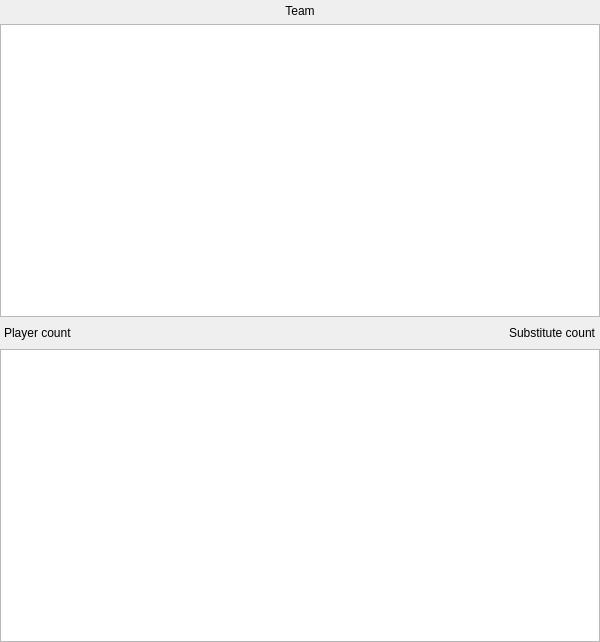
<?xml version="1.0" encoding="UTF-8"?>
<ui version="4.0">
 <class>Team</class>
 <widget class="QWidget" name="Team">
  <property name="geometry">
   <rect>
    <x>0</x>
    <y>0</y>
    <width>600</width>
    <height>642</height>
   </rect>
  </property>
  <property name="windowTitle">
   <string>Team</string>
  </property>
  <layout class="QVBoxLayout">
   <property name="leftMargin">
    <number>0</number>
   </property>
   <property name="topMargin">
    <number>4</number>
   </property>
   <property name="rightMargin">
    <number>0</number>
   </property>
   <property name="bottomMargin">
    <number>0</number>
   </property>
   <item>
    <widget class="QLabel" name="teamName">
     <property name="text">
      <string>Team</string>
     </property>
     <property name="alignment">
      <set>Qt::AlignmentFlag::AlignCenter</set>
     </property>
    </widget>
   </item>
   <item>
    <widget class="QTableView" name="viewPlayers">
     <property name="contextMenuPolicy">
      <enum>Qt::ContextMenuPolicy::CustomContextMenu</enum>
     </property>
     <property name="horizontalScrollBarPolicy">
      <enum>Qt::ScrollBarPolicy::ScrollBarAlwaysOff</enum>
     </property>
     <property name="alternatingRowColors">
      <bool>true</bool>
     </property>
     <property name="selectionMode">
      <enum>QAbstractItemView::SelectionMode::SingleSelection</enum>
     </property>
     <property name="selectionBehavior">
      <enum>QAbstractItemView::SelectionBehavior::SelectRows</enum>
     </property>
     <attribute name="horizontalHeaderStretchLastSection">
      <bool>true</bool>
     </attribute>
     <attribute name="verticalHeaderVisible">
      <bool>false</bool>
     </attribute>
    </widget>
   </item>
   <item>
    <layout class="QHBoxLayout" name="_2">
     <property name="leftMargin">
      <number>4</number>
     </property>
     <property name="rightMargin">
      <number>4</number>
     </property>
     <item>
      <widget class="QLabel" name="playerCount">
       <property name="text">
        <string>Player count</string>
       </property>
      </widget>
     </item>
     <item>
      <spacer name="horizontalSpacer">
       <property name="orientation">
        <enum>Qt::Orientation::Horizontal</enum>
       </property>
       <property name="sizeHint" stdset="0">
        <size>
         <width>40</width>
         <height>20</height>
        </size>
       </property>
      </spacer>
     </item>
     <item>
      <widget class="QLabel" name="substituteCount">
       <property name="text">
        <string>Substitute count</string>
       </property>
      </widget>
     </item>
    </layout>
   </item>
   <item>
    <widget class="QTableView" name="viewSubstitutes">
     <property name="contextMenuPolicy">
      <enum>Qt::ContextMenuPolicy::CustomContextMenu</enum>
     </property>
     <property name="horizontalScrollBarPolicy">
      <enum>Qt::ScrollBarPolicy::ScrollBarAlwaysOff</enum>
     </property>
     <property name="alternatingRowColors">
      <bool>true</bool>
     </property>
     <property name="selectionMode">
      <enum>QAbstractItemView::SelectionMode::SingleSelection</enum>
     </property>
     <property name="selectionBehavior">
      <enum>QAbstractItemView::SelectionBehavior::SelectRows</enum>
     </property>
     <attribute name="horizontalHeaderStretchLastSection">
      <bool>true</bool>
     </attribute>
     <attribute name="verticalHeaderVisible">
      <bool>false</bool>
     </attribute>
    </widget>
   </item>
  </layout>
 </widget>
 <layoutdefault spacing="6" margin="11"/>
 <resources/>
 <connections/>
</ui>
